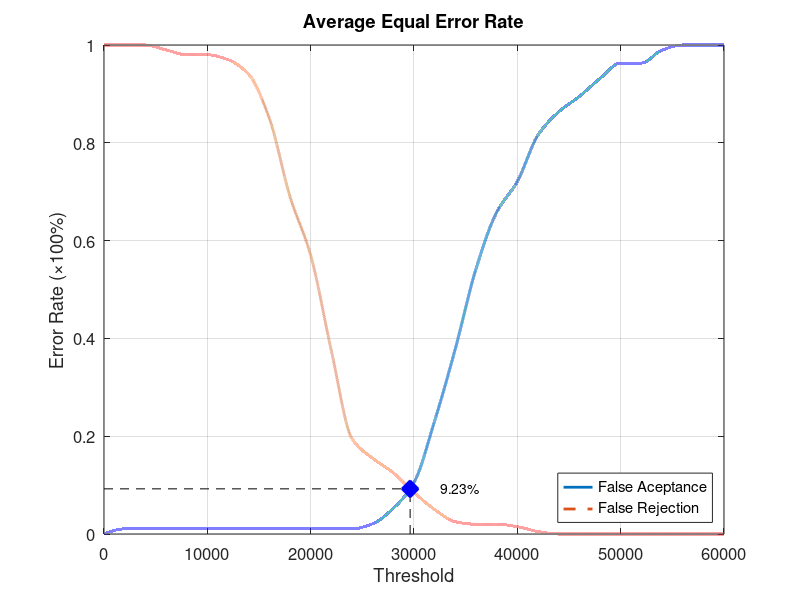
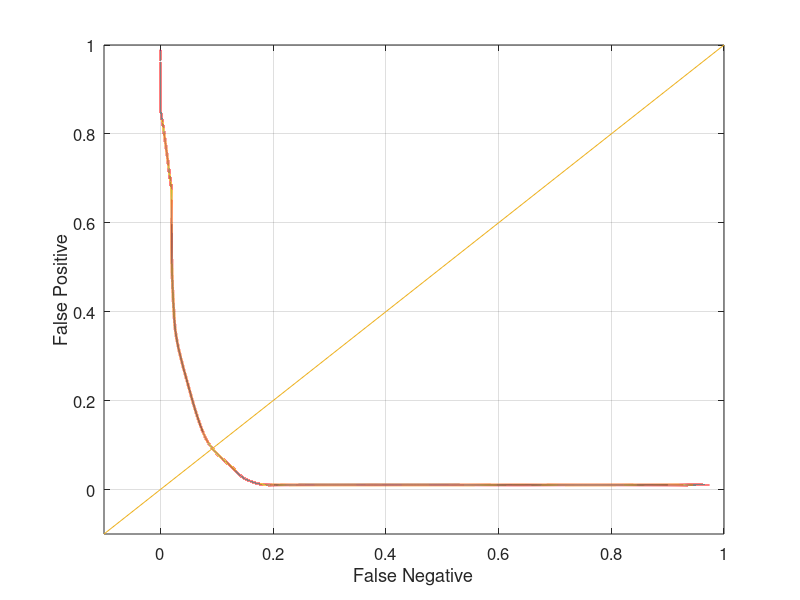

Write the MATLAB code that produced these figures, in order.
function yEER = Database3_4
close all;
clear;
clc;
x = 0:2000:60000;
xq = 0:0.5:60000;

y0 = [0 0.0105263 0.0105263 0.0105263 0.0105263 0.0105263 0.0105263 0.0105263 0.0105263 0.0105263 0.0105263 0.0105263 0.0105263 0.0210526 0.0526316 0.105263 0.231579 0.378947 0.542105 0.657895 0.721053 0.815789 0.863158 0.894737 0.931579 0.963158 0.963158 0.989474 1 1 1];
yy0 = interp1(x, y0, xq, 'pchip');
y1 = [1 1 1 0.99 0.98 0.98 0.97 0.94 0.85 0.69 0.57 0.375 0.195 0.155 0.125 0.085 0.05 0.025 0.02 0.02 0.015 0.005 0 0 0 0 0 0 0 0 0];
yy1 = interp1(x, y1, xq, 'pchip');

% Calculating EER: 
y2 = abs(y0 - y1);
find(y2 == min(y2))
yy2 = abs(yy0 - yy1);
xEER = find(yy2 == min(yy2));
xEERIndex = xq(xEER) % X-axis EER
yEER = yy0(xEER) % Y-axis EER

main = figure
plot(xq, yy0,'-','LineWidth', 2);	hold on
plot(xq, yy1,'--','LineWidth', 2);	hold on
plot([xEERIndex xEERIndex], [0 yEER], 'k--');	hold on
plot([0 xEERIndex], [yEER yEER], 'k--');	hold on
plot(xEERIndex, yEER, 'bx', 'LineWidth', 10);	hold on
text(xEERIndex + 10 * xEERIndex / 100, yEER, [num2str(round((10000 * yEER)) / 100) '%'])
legend('False Aceptance', 'False Rejection', 'Location', 'SouthEast')
xlabel('Threshold')
ylabel('Error Rate (\times100%)')
title('Average Equal Error Rate')
set(gca, 'FontSize', 12)
axis([0 60000 0 1])
grid on

print(main, 'Database3_4Main', '-dpng');
FNRxFPR = figure('Color', [1 1 1]);
plot(yy1, yy0, '-', yy1, yy0, 'LineWidth', 2);
hold on
y = -0.1:0.1:1
plot(y, y); 
set(gca, 'FontSize', 12)
xlabel('False Negative')
ylabel('False Positive')
axis([-0.1 1 -0.1 1])
set(gca, 'FontSize', 12)
grid on

print(FNRxFPR, 'Database3_4FNRxFPR','-dpng');
end
